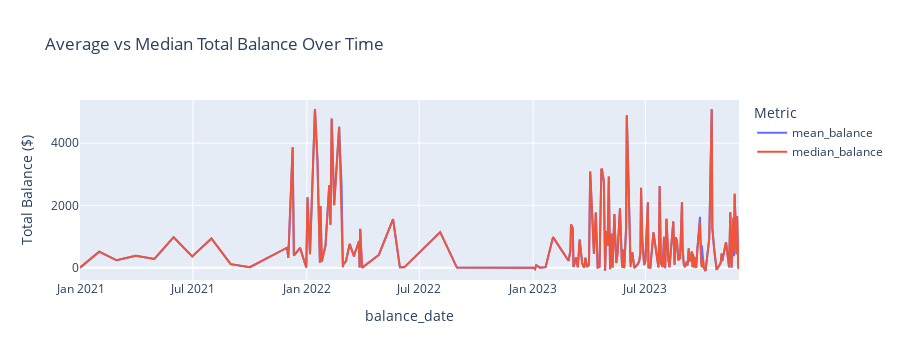

Here is the notebook cell this chart was saved with:
### Code cell
daily_avg_smaller_bads = sampled_bads_viz.groupby('balance_date').agg({
    'total_balance': ['mean', 'median']
}).reset_index()
daily_avg_smaller_bads.columns = ['balance_date', 'mean_balance', 'median_balance']

fig2 = px.line(daily_avg_smaller_bads, x='balance_date', y=['mean_balance', 'median_balance'],
              title='Average vs Median Total Balance Over Time')
fig2.update_layout(yaxis_title='Total Balance ($)', 
                  legend_title_text='Metric')
fig2.show()
# bads graph --> more variability

### Figure 1 — Plotly figure (JSON) as saved in the notebook; plotly's stock layout.template omitted (floating-point values rounded to 4 significant figures; data arrays with more than 128 entries replaced by an {"elided": "..."} marker saying what was removed)
{"data": [{"hovertemplate": "variable=mean_balance<br>balance_date=%{x}<br>value=%{y}<extra></extra>", "legendgroup": "mean_balance", "line": {"color": "#636efa", "dash": "solid"}, "marker": {"symbol": "circle"}, "mode": "lines", "name": "mean_balance", "orientation": "v", "showlegend": true, "type": "scatter", "x": {"elided": "187 str values"}, "xaxis": "x", "y": {"elided": "187 float values"}, "yaxis": "y"}, {"hovertemplate": "variable=median_balance<br>balance_date=%{x}<br>value=%{y}<extra></extra>", "legendgroup": "median_balance", "line": {"color": "#EF553B", "dash": "solid"}, "marker": {"symbol": "circle"}, "mode": "lines", "name": "median_balance", "orientation": "v", "showlegend": true, "type": "scatter", "x": {"elided": "187 str values"}, "xaxis": "x", "y": {"elided": "187 float values"}, "yaxis": "y"}], "layout": {"autosize": true, "height": 360, "legend": {"title": {"text": "Metric"}, "tracegroupgap": 0}, "title": {"text": "Average vs Median Total Balance Over Time"}, "xaxis": {"anchor": "y", "autorange": true, "domain": [0, 1], "range": ["2020-12-31", "2023-11-29"], "title": {"text": "balance_date"}, "type": "date"}, "yaxis": {"anchor": "x", "autorange": true, "domain": [0, 1], "range": [-396.1, 5388.0], "title": {"text": "Total Balance ($)"}, "type": "linear"}}}
